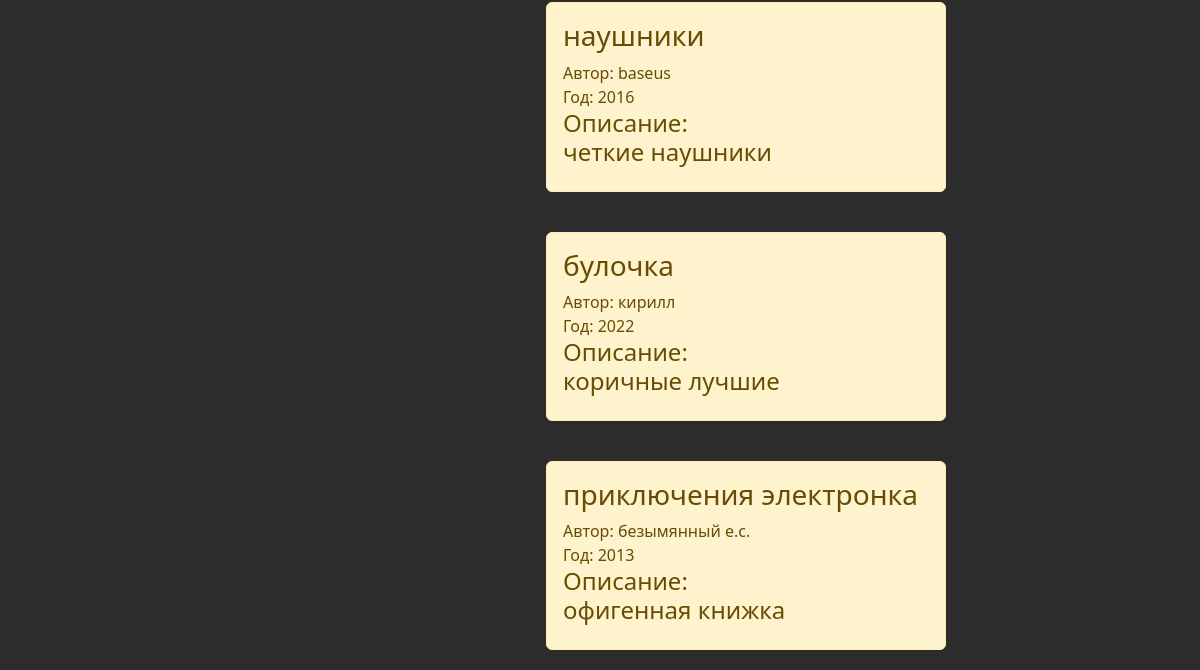
The page /database/ (lower part) on the database as committed earlier.
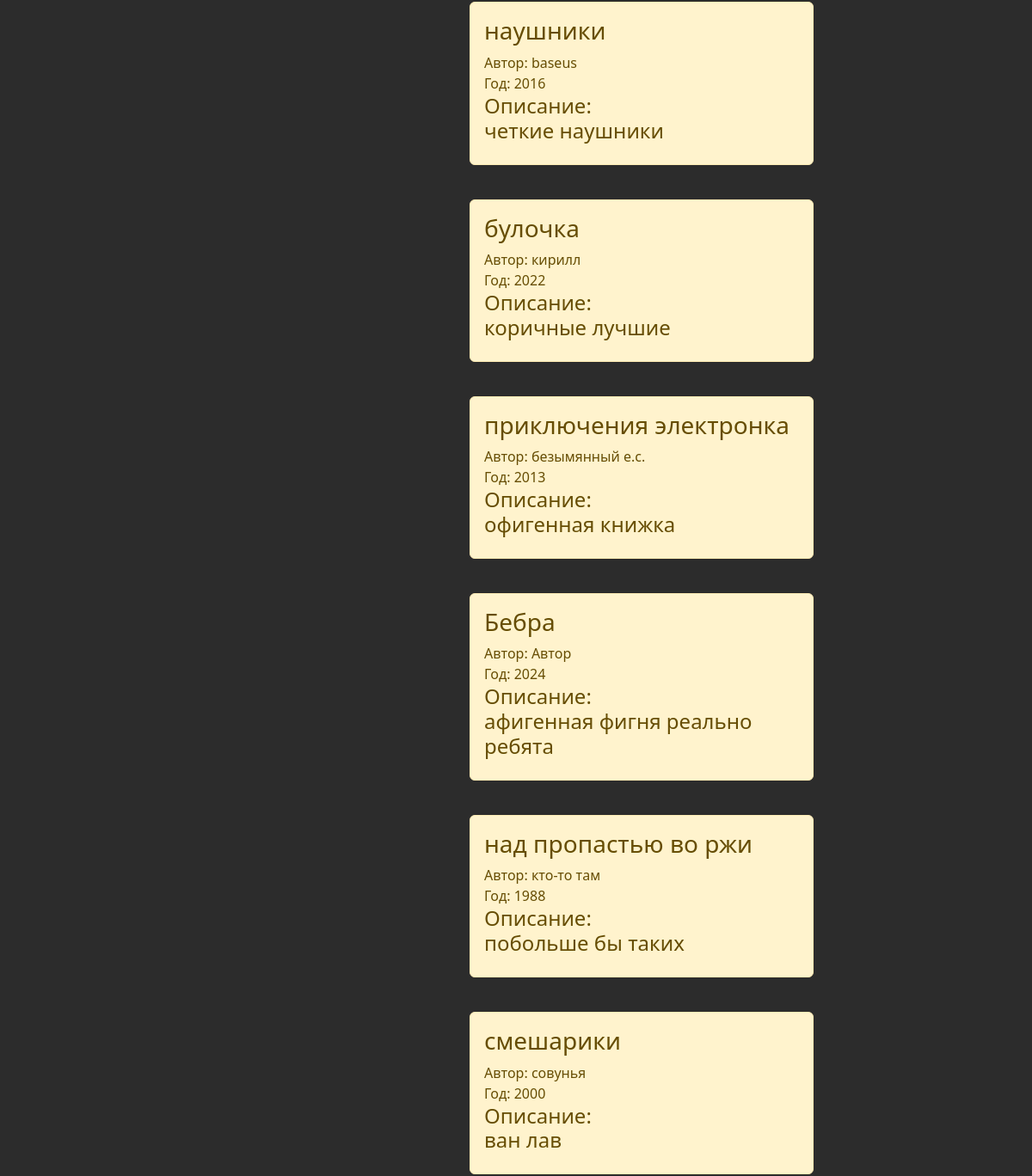
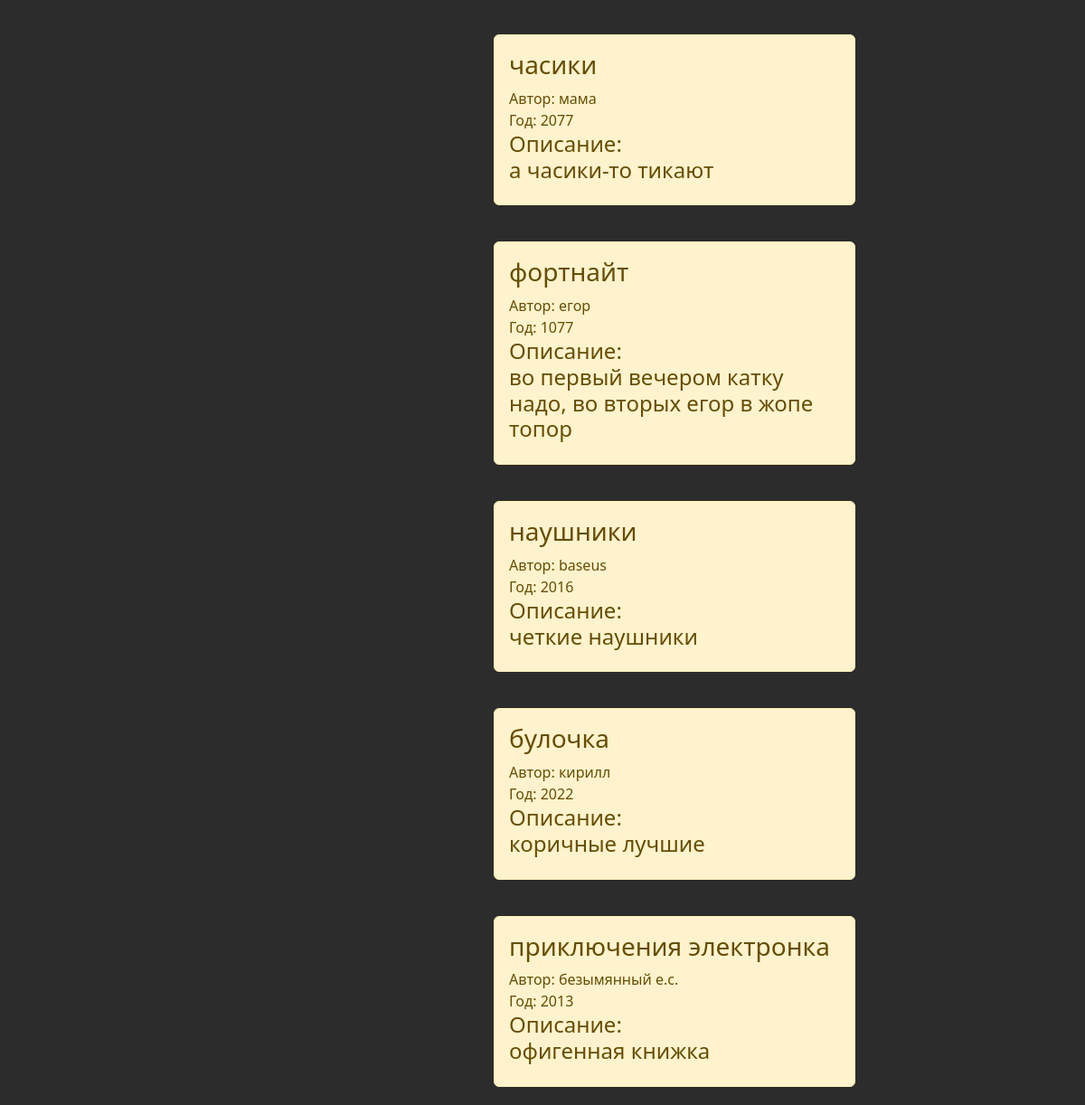
The same page on the database as committed later (2 pictures, top to bottom).
### database/models.py (models this page shows, shortened)
class Books(models.Model):
    title = models.CharField('Название', max_length=250)
    date = models.IntegerField('Год')
    author = models.CharField('Автор', max_length=100)
    genre = models.CharField('Жанр', max_length=100)
    count_of_pages = models.IntegerField('Количество страниц')
    price = models.IntegerField('Цена')
    in_stock = models.IntegerField('В наличии')
    review = models.TextField('Описание', max_length=10000)

### database/views.py (the view)
# urls.py: path('', views.home_page, name='news_home'),
def home_page(request):
    database = Books.objects.all()
    return render(request, 'database/database_home.html', {'database': database})

### database/templates/database/database_home.html (shortened to what this page needs)
{% extends 'main/layout.html' %}
{% block content %}
	<div class="features">
		{% for el in database %}
			<div class="alert alert-warning">
				<h3>{{ el.title }}</h3>
				<p>Автор: {{ el.author }}</p>
				<p>Год: {{ el.date }}</p>
				<h4>Описание:<br>{{ el.review }}</h4>
			</div>
		{% endfor %}
	</div>
{% endblock %}

### main/templates/main/layout.html (shortened to what this page needs)
{% load static %}
<!DOCTYPE html>
<html lang="en">
<head>
	<link rel="stylesheet" href="https://cdn.jsdelivr.net/npm/bootstrap@5.2.3/dist/css/bootstrap.min.css">
	<link rel="stylesheet" href="{% static 'main/css/main.css' %}">
</head>
<body>
	<main>
		{% block content %}
        {% endblock %}
	</main>
</body>
</html>

### main/static/main/css/main.css (style rules this page uses)
body { background: #2c2c2c; }
main .features { float: left; color: #fff; margin-top: 100px; text-align: center; width: 75%; }
.alert-warning p { margin: 0; }
.alert-warning { float: left; clear: both; width: 400px; margin: 20px 34%; text-align: left; }

Rows that differ between the two databases and show on the page:
added Books: title "Бебра", author "Автор", date "2024", review "афигенная фигня реально ребята"
added Books: title "над пропастью во ржи", author "кто-то там", date "1988", review "побольше бы таких"
added Books: title "смешарики", author "совунья", date "2000", review "ван лав"
added Books: title "часики", author "мама", date "2077", review "а часики-то тикают"
added Books: title "фортнайт", author "егор", date "1077", review "во первый вечером катку надо, во вторых егор в жопе топор"
added Books: title "наушники", author "baseus", date "2016", review "четкие наушники"
added Books: title "булочка", author "кирилл", date "2022", review "коричные лучшие"
added Books: title "приключения электронка", author "безымянный е.с.", date "2013", review "офигенная книжка"
